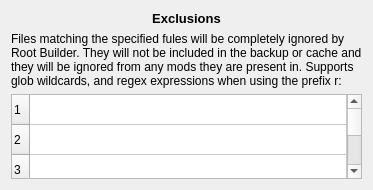
<?xml version="1.0" encoding="UTF-8"?>
<ui version="4.0">
 <class>exclusionsTabWidget</class>
 <widget class="QWidget" name="exclusionsTabWidget">
  <property name="geometry">
   <rect>
    <x>0</x>
    <y>0</y>
    <width>373</width>
    <height>190</height>
   </rect>
  </property>
  <property name="minimumSize">
   <size>
    <width>0</width>
    <height>190</height>
   </size>
  </property>
  <property name="windowTitle">
   <string>Form</string>
  </property>
  <layout class="QVBoxLayout" name="verticalLayout">
   <item>
    <widget class="QLabel" name="exclusionsTitle">
     <property name="font">
      <font>
       <pointsize>10</pointsize>
       <weight>75</weight>
       <bold>true</bold>
      </font>
     </property>
     <property name="text">
      <string>Exclusions</string>
     </property>
     <property name="alignment">
      <set>Qt::AlignCenter</set>
     </property>
    </widget>
   </item>
   <item>
    <widget class="QLabel" name="exclusionsDesc">
     <property name="text">
      <string>Files matching the specified fules will be completely ignored by Root Builder. They will not be included in the backup or cache and they will be ignored from any mods they are present in. Supports glob wildcards, and regex expressions when using the prefix r:</string>
     </property>
     <property name="wordWrap">
      <bool>true</bool>
     </property>
    </widget>
   </item>
   <item>
    <widget class="QTableWidget" name="exclusionsTable">
     <property name="showGrid">
      <bool>true</bool>
     </property>
     <property name="gridStyle">
      <enum>Qt::SolidLine</enum>
     </property>
     <property name="cornerButtonEnabled">
      <bool>true</bool>
     </property>
     <property name="rowCount">
      <number>10</number>
     </property>
     <property name="columnCount">
      <number>1</number>
     </property>
     <attribute name="horizontalHeaderVisible">
      <bool>false</bool>
     </attribute>
     <attribute name="horizontalHeaderStretchLastSection">
      <bool>true</bool>
     </attribute>
     <row/>
     <row/>
     <row/>
     <row/>
     <row/>
     <row/>
     <row/>
     <row/>
     <row/>
     <row/>
     <column/>
    </widget>
   </item>
  </layout>
 </widget>
 <resources/>
 <connections/>
</ui>
